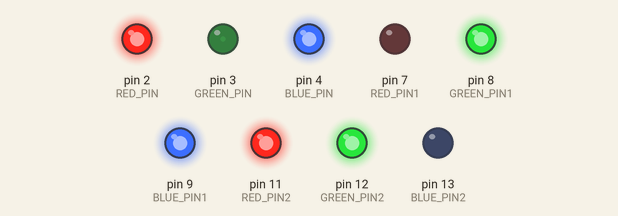
The sketch below on a simulated Arduino Uno, built with avr-gcc and run on an emulated ATmega328P. Parts: output pins drawn as LEDs (lit = HIGH).

Above: at 0.15 s.
At 5.29 s:
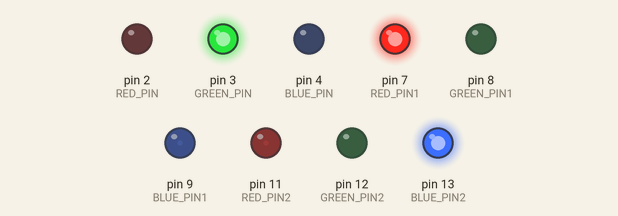
At 9.83 s:
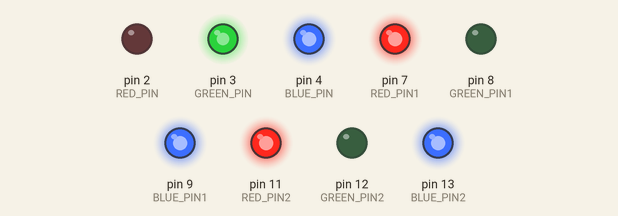
At 19.81 s:
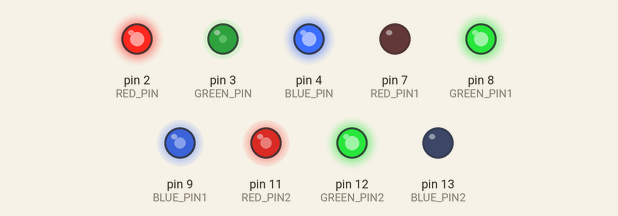
At 29.8 s:
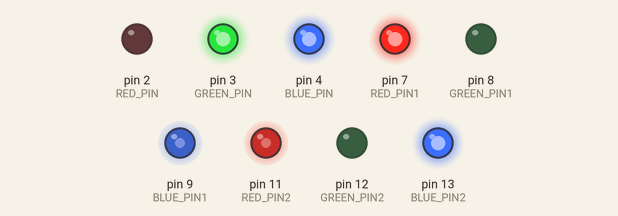
At 39.79 s:
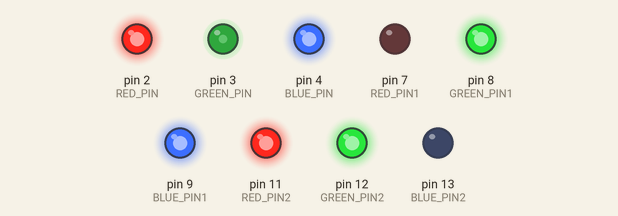
Timing chart, 0 to 39.9 s (numbered marks = the images above):
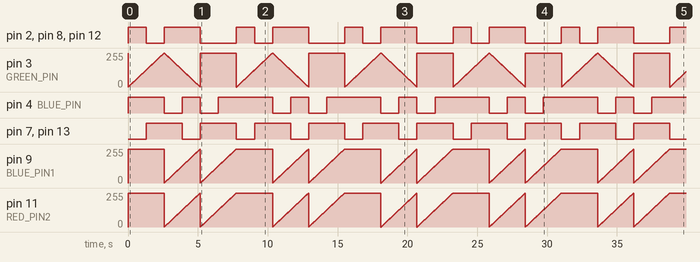

The sketch:

sketch_oct15a.ino
```cpp
int RED_PIN=2;
int GREEN_PIN=3;
int BLUE_PIN=4;
int RED_PIN1=7;
int GREEN_PIN1=8;
int BLUE_PIN1=9;
int RED_PIN2=11;
int GREEN_PIN2=12;
int BLUE_PIN2=13;


void setup() {
   pinMode(RED_PIN, OUTPUT);
  pinMode(GREEN_PIN, OUTPUT);
  pinMode(BLUE_PIN, OUTPUT);
   pinMode(RED_PIN1, OUTPUT);
  pinMode(GREEN_PIN1, OUTPUT);
  pinMode(BLUE_PIN1, OUTPUT);
 pinMode(RED_PIN2, OUTPUT);
  pinMode(GREEN_PIN2, OUTPUT);
  pinMode(BLUE_PIN2, OUTPUT);
}


void loop() {
   showSpectrum();
}

void showSpectrum()
{
  int x;  // define an integer variable called "x"

  // Now we'll use a for() loop to make x count from 0 to 767
  // (Note that there's no semicolon after this line!
  // That's because the for() loop will repeat the next
  // "statement", which in this case is everything within
  // the following brackets {} )

  for (x = 768; x >= 0; x--)

  // Each time we loop (with a new value of x), do the following:

  {
    showRGB(x);  // Call RGBspectrum() with our new x
    delay(10);   // Delay for 10 ms (1/100th of a second)
  }
}


// showRGB()

// This function translates a number between 0 and 767 into a
// specific color on the RGB LED. If you have this number count
// through the whole range (0 to 767), the LED will smoothly
// change color through the entire spectrum.

// The "base" numbers are:
// 0   = pure red
// 255 = pure green
// 511 = pure blue
// 767 = pure red (again)

// Numbers between the above colors will create blends. For
// example, 640 is midway between 512 (pure blue) and 767
// (pure red). It will give you a 50/50 mix of blue and red,
// resulting in purple.

// If you count up from 0 to 767 and pass that number to this
// function, the LED will smoothly fade between all the colors.
// (Because it starts and ends on pure red, you can start over
// at 0 without any break in the spectrum).


void showRGB(int color)
{
  int redIntensity;
  int greenIntensity;
  int blueIntensity;

  // Here we'll use an "if / else" statement to determine which
  // of the three (R,G,B) zones x falls into. Each of these zones
  // spans 255 because analogWrite() wants a number from 0 to 255.

  // In each of these zones, we'll calculate the brightness
  // for each of the red, green, and blue LEDs within the RGB LED.

  if (color >= 512)          // zone 1
  {
    redIntensity = color - 512;    // red goes from on to off
    greenIntensity = 255 - (color - 512);        // green goes from off to on
    blueIntensity = 255;             // blue is always off
  }
  else if (color >=256)     // zone 2
  {
    redIntensity = 255;                     // red is always off
    greenIntensity = color - 256; // green on to off
    blueIntensity = 255 - (color - 256);        // blue off to on
  }
  else // color >= 512       // zone 3
  {
    redIntensity = (color - 256);         // red off to on
    greenIntensity = 255;                   // green is always off
    blueIntensity = 255 - color;  // blue on to off
  }

  // Now that the brightness values have been set, command the LED
  // to those values

  analogWrite(RED_PIN, redIntensity);
  analogWrite(BLUE_PIN, blueIntensity);
  analogWrite(GREEN_PIN, greenIntensity);
  analogWrite(RED_PIN1, greenIntensity);
  analogWrite(BLUE_PIN1, blueIntensity);
  analogWrite(GREEN_PIN1, redIntensity);
  analogWrite(RED_PIN2, blueIntensity);
  analogWrite(BLUE_PIN2, greenIntensity);
  analogWrite(GREEN_PIN2, redIntensity);
}
```

Measured:
- by itself, pin 2 (RED_PIN), pin 8 (GREEN_PIN1), pin 12 (GREEN_PIN2): repeats every 7.8 s: LOW 1.3 s, HIGH 2.6 s, LOW 2.6 s, HIGH 1.3 s
- by itself, pin 4 (BLUE_PIN): repeats every 7.8 s: LOW 1.3 s, HIGH 1.3 s, LOW 1.3 s, HIGH 3.9 s
- by itself, pin 7 (RED_PIN1), pin 13 (BLUE_PIN2): alternates HIGH for 2.6 s and LOW for 1.3 s
